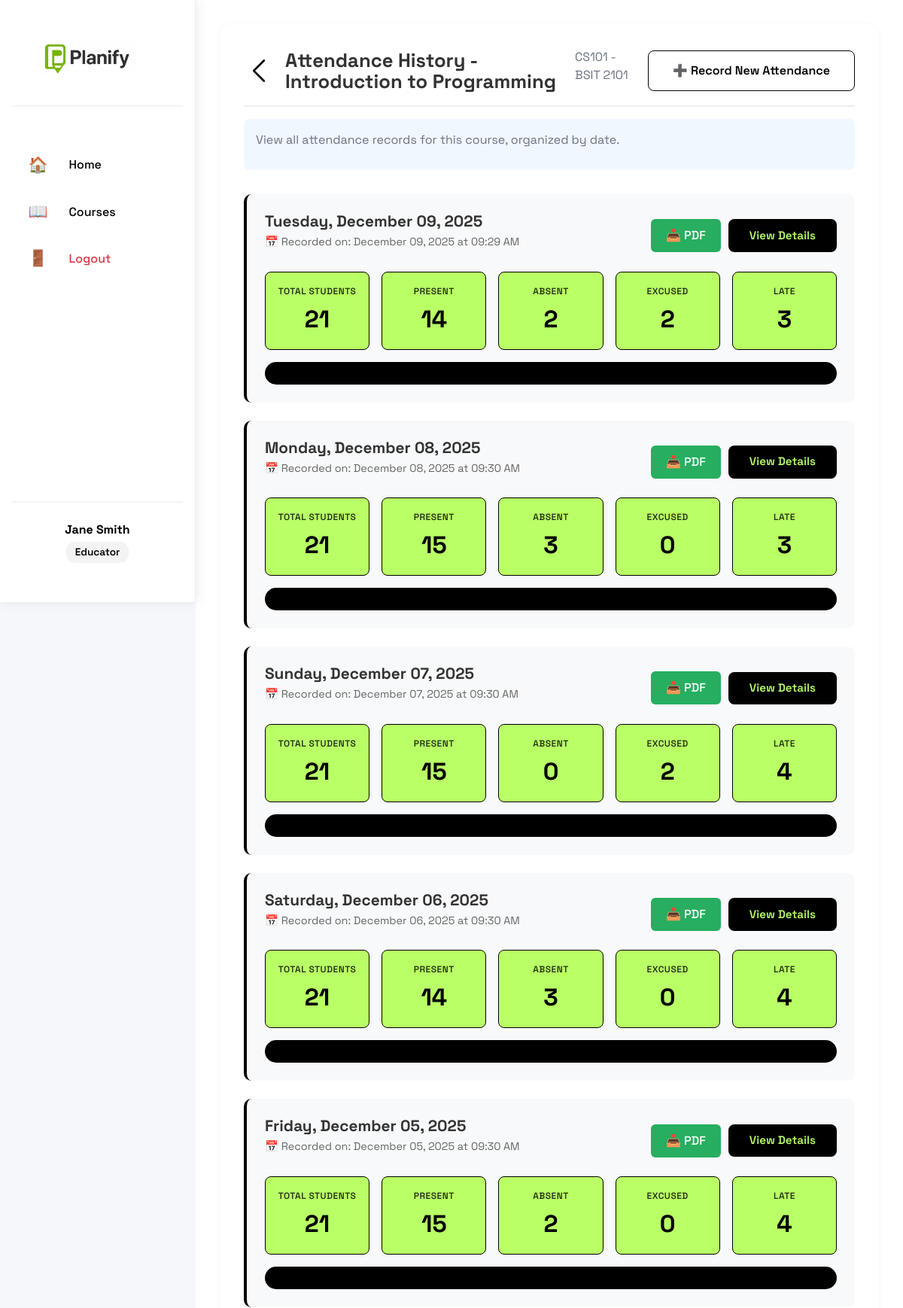
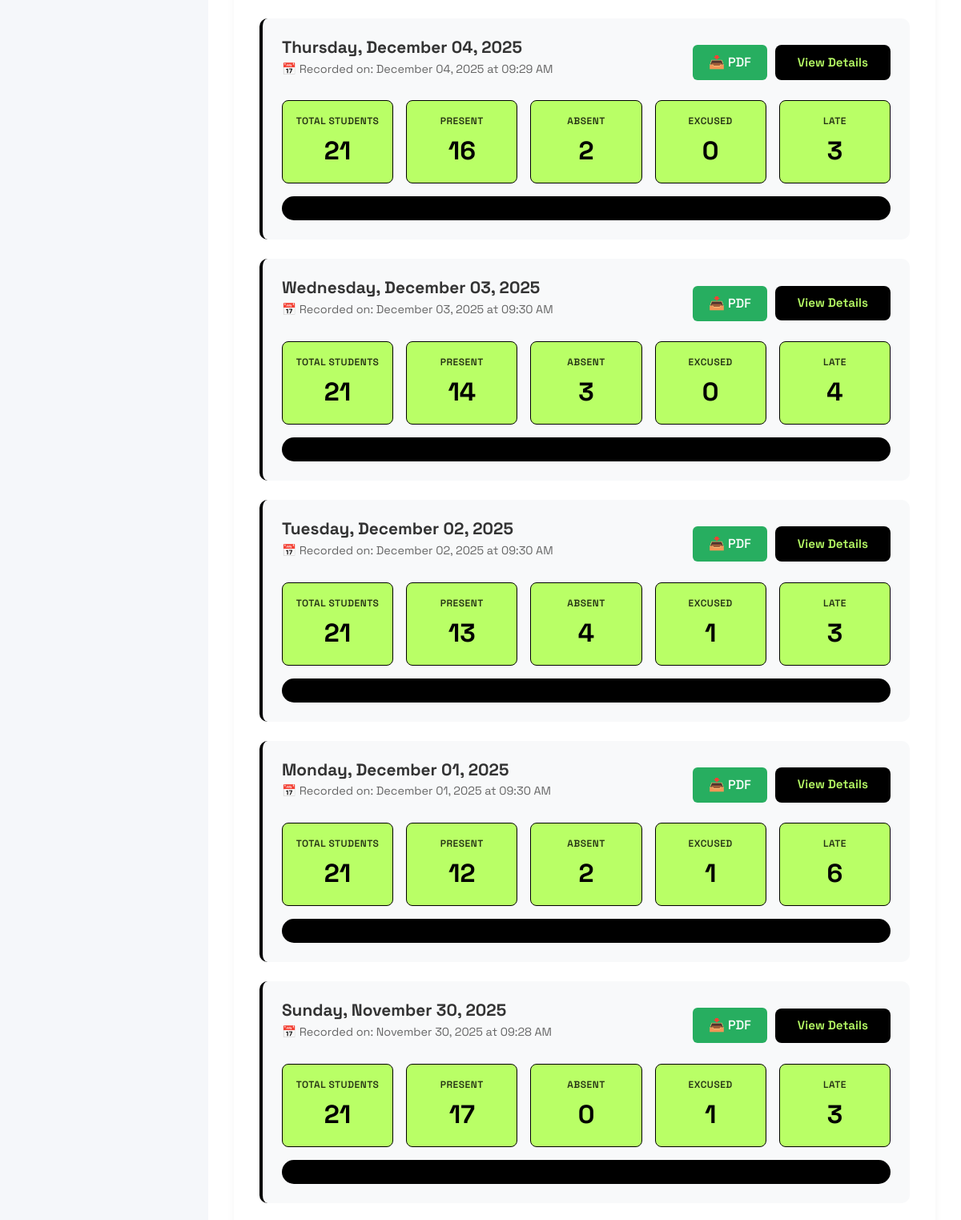
/educator/course/1/attendance/history (signed in, upper part), run on the app's committed database (2 pictures, top to bottom).
### models.py (models this page shows, shortened)
class User(db.Model, UserMixin):
    id = db.Column(db.Integer, primary_key=True)
    first_name = db.Column(db.String(20), nullable=False)
    last_name = db.Column(db.String(20), nullable=False)
    username = db.Column(db.String(20), unique=True, nullable=False)
    email = db.Column(db.String(120), unique=True, nullable=False)
    contact_number = db.Column(db.String(11), nullable=False)
    password = db.Column(db.String(255), nullable=False)
    role = db.Column(db.String(10), nullable=False)
    courses = db.relationship('Course', backref='educator', lazy=True, cascade='all, delete-orphan')
    lesson_plans = db.relationship('LessonPlan', backref='creator', lazy=True, cascade='all, delete-orphan')
    enrollments = db.relationship('Enrollment', backref='student', lazy=True, cascade='all, delete-orphan')

class Course(db.Model):
    id = db.Column(db.Integer, primary_key=True)
    course_name = db.Column(db.String(100), nullable=False)
    course_code = db.Column(db.String(20), nullable=False)
    block_section = db.Column(db.String(20), nullable=False)
    description = db.Column(db.Text, nullable=True)
    educator_id = db.Column(db.Integer, db.ForeignKey('user.id'), nullable=False)
    created_at = db.Column(db.DateTime, default=datetime.utcnow)
    enrollment_code = db.Column(db.String(10), unique=True, nullable=False)
    lesson_plans = db.relationship('LessonPlan', backref='course', lazy=True, cascade='all, delete-orphan')
    enrollments = db.relationship('Enrollment', backref='course', lazy=True, cascade='all, delete-orphan')
    attendance_records = db.relationship('AttendanceRecord', backref='course', lazy=True, cascade='all, delete-orphan')

class AttendanceRecord(db.Model):
    id = db.Column(db.Integer, primary_key=True)
    course_id = db.Column(db.Integer, db.ForeignKey('course.id'), nullable=False)
    student_id = db.Column(db.Integer, db.ForeignKey('user.id'), nullable=False)
    date = db.Column(db.Date, nullable=False)
    status = db.Column(db.String(10), nullable=False)  # present, absent, excused, late
    recorded_by = db.Column(db.Integer, db.ForeignKey('user.id'), nullable=False)
    recorded_at = db.Column(db.DateTime, default=datetime.utcnow)
    recorder = db.relationship('User', foreign_keys=[recorded_by])
    __table_args__ = (db.UniqueConstraint('student_id', 'course_id', 'date', name='unique_attendance'),)

### routes.py (the view)
@app.route('/educator/course/<int:course_id>/attendance/history')
@login_required
def attendance_history(course_id):
    if current_user.role != 'educator':
        flash("Access denied.", "error")
        return redirect(url_for('home'))
    course = Course.query.get_or_404(course_id)
    if course.educator_id != current_user.id:
        flash("Access denied.", "error")
        return redirect(url_for('educator_courses'))
    from sqlalchemy import func, distinct
    attendance_dates = db.session.query(
        AttendanceRecord.date
    ).filter_by(
        course_id=course_id
    ).distinct().order_by(
        AttendanceRecord.date.desc()
    ).all()
    attendance_by_date = {}
    for (date_obj,) in attendance_dates:
        records = AttendanceRecord.query.filter_by(
            course_id=course_id,
            date=date_obj
        ).order_by(AttendanceRecord.recorded_at.desc()).all()
        recorded_time = records[0].recorded_at if records else None
        stats = {
            'total': len(records),
            'present': len([r for r in records if r.status == 'present']),
            'absent': len([r for r in records if r.status == 'absent']),
            'excused': len([r for r in records if r.status == 'excused']),
            'late': len([r for r in records if r.status == 'late'])
        }
        attendance_by_date[date_obj] = {
            'records': records,
            'recorded_time': recorded_time,
            'stats': stats
        }
    return render_template('attendance_history.html',
                           course=course,
                           attendance_by_date=attendance_by_date)

### app.py (called while the page is built)
@login_manager.user_loader
def load_user(user_id):
    return User.query.get(int(user_id))

### templates/attendance_history.html (shortened to what this page needs)
{% extends "educator_base.html" %}
{% block content %}
<div class="attendance-history-container">
    <div class="history-header">
        <div class="header-left">
            <a href="{{ url_for('educator_courses') }}" class="back-icon-btn">
                <img src="{{ url_for('static', filename='pictures/back-button.png') }}" alt="Back">
            </a>
            <h2>Attendance History - {{ course.course_name }}</h2>
            <p class="course-block">{{ course.course_code }} - {{ course.block_section }}</p>
        </div>
        <div class="header-actions">
            <a href="{{ url_for('course_attendance', course_id=course.id) }}" class="record-new-btn">
                ➕ Record New Attendance
            </a>
        </div>
    </div>
    <div class="history-info">
        <p>View all attendance records for this course, organized by date.</p>
    </div>
    {% if attendance_by_date %}
        <div class="attendance-timeline">
            {% for date, data in attendance_by_date.items() %}
            <div class="date-card">
                <div class="date-card-header">
                    <div class="date-info">
                        <h3>{{ date.strftime('%A, %B %d, %Y') }}</h3>
                        <p class="recorded-time">
                            📅 Recorded on: {{ data.recorded_time.strftime('%B %d, %Y at %I:%M %p') }}
                        </p>
                    </div>
                    <div class="card-actions">
                        <a href="{{ url_for('download_attendance_pdf', course_id=course.id, date_str=date.strftime('%Y-%m-%d')) }}"
                           class="download-btn">
                            📥 PDF
                        </a>
                        <a href="{{ url_for('view_attendance_date', course_id=course.id, date_str=date.strftime('%Y-%m-%d')) }}"
                           class="view-details-btn">
                            View Details
                        </a>
                    </div>
                </div>
                <div class="date-card-stats">
                    <div class="stat-box total">
                        <span class="stat-label">Total Students</span>
                        <span class="stat-value">{{ data.stats.total }}</span>
                    </div>
                    <div class="stat-box present">
                        <span class="stat-label">Present</span>
                        <span class="stat-value">{{ data.stats.present }}</span>
                    </div>
                    <div class="stat-box absent">
                        <span class="stat-label">Absent</span>
                        <span class="stat-value">{{ data.stats.absent }}</span>
                    </div>
                    <div class="stat-box excused">
                        <span class="stat-label">Excused</span>
                        <span class="stat-value">{{ data.stats.excused }}</span>
                    </div>
                    <div class="stat-box late">
                        <span class="stat-label">Late</span>
                        <span class="stat-value">{{ data.stats.late }}</span>
                    </div>
                </div>
                <div class="attendance-summary">
                    <div class="summary-bar">
                        {% set total = data.stats.total %}
                        {% if total > 0 %}
                            <div class="bar-segment present"
                                 style="width: {{ (data.stats.present / total * 100) }}%"
                                 title="Present: {{ data.stats.present }}"></div>
                            <div class="bar-segment late"
                                 style="width: {{ (data.stats.late / total * 100) }}%"
                                 title="Late: {{ data.stats.late }}"></div>
                            <div class="bar-segment excused"
                                 style="width: {{ (data.stats.excused / total * 100) }}%"
                                 title="Excused: {{ data.stats.excused }}"></div>
                            <div class="bar-segment absent"
                                 style="width: {{ (data.stats.absent / total * 100) }}%"
                                 title="Absent: {{ data.stats.absent }}"></div>
                        {% endif %}
                    </div>
                </div>
            </div>
            {% endfor %}
        </div>
    {% endif %}
</div>
{% endblock %}

### templates/educator_base.html (shortened to what this page needs)
<!doctype html>
<html lang="en">
<head>
    <link rel="stylesheet" href="{{ url_for('static', filename='style.css') }}">
</head>
<body class="educator-layout">
    <aside class="sidebar">
        <div class="sidebar-header">
            <a href="{{ url_for('educator_home') }}" class="logo">
            <img src="{{ url_for('static', filename='pictures/logo.png') }}" alt="Planify Logo">
        </a>
        </div>
        <nav class="sidebar-nav">
            <a href="{{ url_for('educator_home') }}" class="nav-item">
                <span class="icon">🏠</span>
                <span>Home</span>
            </a>
            <a href="{{ url_for('educator_courses') }}" class="nav-item">
                <span class="icon">📖</span>
                <span>Courses</span>
            </a>
            <a href="{{ url_for('logout') }}" class="nav-item logout-item">
                <span class="icon">🚪</span>
                <span>Logout</span>
            </a>
        </nav>
        <div class="sidebar-footer">
            <div class="user-info">
                <p class="user-name">{{ current_user.first_name }} {{ current_user.last_name }}</p>
                <p class="user-role">Educator</p>
            </div>
        </div>
    </aside>
    <div class="main-content">
        <main class="content">
            {% block content %}
            {% endblock %}
        </main>
    </div>
</body>
</html>

### data on the page
User: first_name "Jane", last_name "Smith"
Course: course_name "Introduction to Programming", course_code "CS101", block_section "BSIT 2101"
AttendanceRecord: recorded_time "December 09, 2025 at 09:29 AM"
AttendanceRecord: recorded_time "December 08, 2025 at 09:30 AM"
AttendanceRecord: recorded_time "December 07, 2025 at 09:30 AM"
AttendanceRecord: recorded_time "December 06, 2025 at 09:30 AM"
AttendanceRecord: recorded_time "December 05, 2025 at 09:30 AM"
AttendanceRecord: recorded_time "December 04, 2025 at 09:29 AM"
AttendanceRecord: recorded_time "December 03, 2025 at 09:30 AM"
AttendanceRecord: recorded_time "December 02, 2025 at 09:30 AM"
AttendanceRecord: recorded_time "December 01, 2025 at 09:30 AM"
AttendanceRecord: recorded_time "November 30, 2025 at 09:28 AM"

### other printed values
{{ date.strftime('%A, %B %d, %Y') }} "Tuesday, December 09, 2025" "Monday, December 08, 2025" "Sunday, December 07, 2025" "Saturday, December 06, 2025" "Friday, December 05, 2025" "Thursday, December 04, 2025" "Wednesday, December 03, 2025" "Tuesday, December 02, 2025" "Monday, December 01, 2025" "Sunday, November 30, 2025"
{{ data.stats.total }} "21" "21" "21" "21" "21" "21" "21" "21" "21" "21"
{{ data.stats.present }} "14" "15" "15" "14" "15" "16" "14" "13" "12" "17"
{{ data.stats.absent }} "2" "3" "0" "3" "2" "2" "3" "4" "2" "0"
{{ data.stats.excused }} "2" "0" "2" "0" "0" "0" "0" "1" "1" "1"
{{ data.stats.late }} "3" "3" "4" "4" "4" "3" "4" "3" "6" "3"
